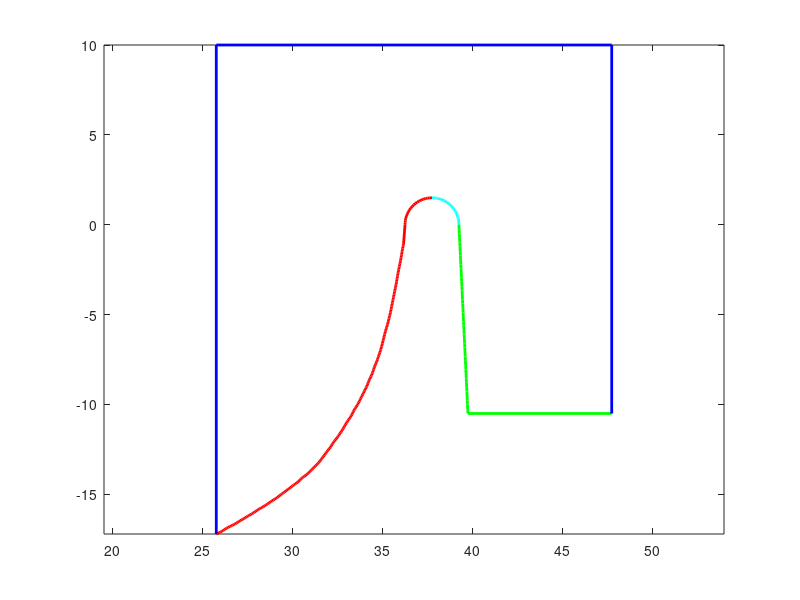
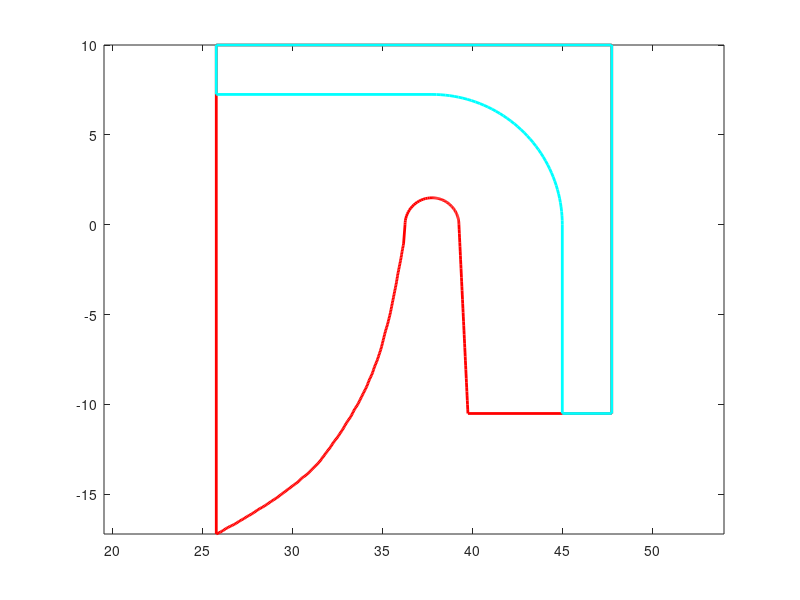

Write MATLAB code to recreate these figures, in order. (Note: this script raises an error after producing the figures.)
clear all
close all
clc

num_reps = 12;
gap_size = 3.6;
resolution = 0.25;
clearance = 0.25;
mug_inner_radius = 51/2;
mug_rim_radius = 75.5/2;
mug_rim_minor_radius = 1.5;
cutout_radius = 7.25;
outer_descent = 10.5;
outer_radius_increase = 0.5;

polygon = csvread('border_subregion.csv');
polygon(:,2) = 500-polygon(:,2); % compensate for the original being in image coords

polygon = flipud(polygon); % reverse the order (makes it make more sense visually)

x_shift = mug_rim_radius - polygon(287,1) - 0.25;
polygon(:,1) = polygon(:,1) + x_shift;

y_shift = mug_rim_minor_radius - polygon(287,2);
polygon(:,2) = polygon(:,2) + y_shift;

n_divs = ceil((pi*mug_rim_minor_radius)/resolution);
n_divs2 = ceil((pi/2*cutout_radius)/resolution); % larger circle, but we need number of divs now
theta = linspace(pi,pi/2,n_divs + 1)';
theta2 = linspace(pi/2,0,n_divs2 + 1)';
theta = [theta; theta2(2:end)];

polygon = polygon(10:250,:); % Keep only the part of the polygon needed to join with the rim
polygon(1,1) = mug_inner_radius + clearance;

polygon = [polygon;...
mug_rim_radius + mug_rim_minor_radius * cos(theta) mug_rim_minor_radius * sin(theta)];

n_divs = ceil(sqrt(outer_descent^2+outer_radius_increase^2)/resolution);
y_values = linspace(0,-outer_descent,n_divs + 1)';
x_values = linspace(mug_rim_radius + mug_rim_minor_radius,...
                    mug_rim_radius + mug_rim_minor_radius + outer_radius_increase,n_divs + 1)';
x_values = x_values(2:end);
y_values = y_values(2:end);

polygon = [polygon;...
x_values y_values];

% Divide the polygon into pieces for this experiment
crit_pt = find(polygon(:,2)==max(polygon(:,2)),1,'first');
polygonA = polygon(1:crit_pt,:);
polygonB = polygon(crit_pt:crit_pt+numel(theta2)-1,:); % note that polygons A and B share a vertex (intentional)
polygonC = polygon(crit_pt+numel(theta2)-1:end,:); % note that polygons A and B share a vertex (intentional)

polygonC = [polygonC; mug_rim_radius+10 polygonC(end,2)];

polygonD = [polygonC(end,:);...
  polygonC(end,1) 10; ...
  polygonA(1,1) 10; ...
  polygonA(1,:) ...
  ];

plot(polygonA(:,1),polygonA(:,2), 'r-', 'linewidth', 2);
hold on
plot(polygonB(:,1),polygonB(:,2), 'c-', 'linewidth', 2);
plot(polygonC(:,1),polygonC(:,2), 'g-', 'linewidth', 2);
plot(polygonD(:,1),polygonD(:,2), 'b-', 'linewidth', 2);
axis equal

% Single combined polygon used for extrusion
polygon = [polygonA; polygonB(2:end,:); polygonC(2:end,:); polygonD(2:end,:)];
polygon = flipud(polygon);
polygon = [polygon; polygon(1,:)]; % repeat starting vertex for the surface generation below

% Alternative polygon (cross section when one of the spacers is present)
polygonBPrime = [mug_rim_radius + cutout_radius * cos(theta2) cutout_radius * sin(theta2)];
altPolygon = [...
mug_inner_radius + clearance cutout_radius; ...
mug_rim_radius cutout_radius; ...
polygonBPrime; ...
mug_rim_radius + cutout_radius -outer_descent; ...
mug_rim_radius + 10 -outer_descent; ...
mug_rim_radius + 10 10; ...
mug_inner_radius + clearance 10 ...
];

figure
plot([polygon(:,1); polygon(1,1)], [polygon(:,2); polygon(1,2)], 'r-', 'linewidth', 2);
hold on
plot([altPolygon(:,1); altPolygon(1,1)], [altPolygon(:,2); altPolygon(1,2)], 'c-', 'linewidth', 2);
axis equal

outerSurface = @(t, angle_param) [...
    polygon(t,1) .* cos(angle_param .* (pi/num_reps - asin(0.5 * gap_size ./ polygon(t,1)))) ...
    polygon(t,2) ...
    polygon(t,1) .* sin(angle_param .* (pi/num_reps - asin(0.5 * gap_size ./ polygon(t,1))))];

vertices = generate_cylindrical_surface(outerSurface, ...
  1, size(polygon,1), size(polygon,1)-1, -1, 1, 24);
% Orientation flip
temp = vertices(1:3:end,:);
vertices(1:3:end,:) = vertices(2:3:end,:);
vertices(2:3:end,:) = temp;
  
verticesA = vertices;

altPolygon = [altPolygon; altPolygon(1,:)]; % repeat starting vertex for the surface generation below

outerAltSurface = @(t, angle_param) [...
    altPolygon(t,1) .* cos(pi/num_reps + angle_param .* asin(0.5 * gap_size ./ altPolygon(t,1))) ...
    altPolygon(t,2) ...
    altPolygon(t,1) .* sin(pi/num_reps + angle_param .* asin(0.5 * gap_size ./ altPolygon(t,1)))];

theta_min = pi/num_reps - gap_size/(2*mug_rim_radius);
theta_max = pi/num_reps + gap_size/(2*mug_rim_radius);
vertices = generate_cylindrical_surface(outerAltSurface, ...
  1, size(altPolygon,1), size(altPolygon,1)-1, -1, 1, 12);
  
verticesB = vertices;

polygonsBAndBPrime = [polygonB polygonBPrime];
bToBPrimeSurface = @(t, theta) [...
    polygonsBAndBPrime(sub2ind(size(polygonsBAndBPrime),theta,2*t-1)) ...
    polygonsBAndBPrime(sub2ind(size(polygonsBAndBPrime),theta,2*t)) ...
    zeros(numel(theta),1)];
    
verticesFan1 = generate_quad_surface(bToBPrimeSurface, ...
  1, 2, 1, 1, size(polygonsBAndBPrime,1), size(polygonsBAndBPrime,1)-1);

polygonAExt = [polygonA; polygonA(end,1) cutout_radius];
fanSurface = @(t) [polygonAExt(t,:) zeros(numel(t),1)];
verticesFan2 = generate_fan(fanSurface, 1, size(polygonAExt,1), size(polygonAExt,1)-1, ...
  [polygonAExt(1,1) cutout_radius 0]);
  
verticesRemainingFill = [...
  mug_rim_radius + cutout_radius 0 0; ...
  mug_rim_radius + mug_rim_minor_radius + outer_radius_increase -outer_descent 0; ...
  mug_rim_radius + cutout_radius -outer_descent 0; ...
  mug_rim_radius + cutout_radius 0 0; ...
  mug_rim_radius + mug_rim_minor_radius 0 0; ...
  mug_rim_radius + mug_rim_minor_radius + outer_radius_increase -outer_descent 0; ...
  ];

% we must apply a custom rotation angle to each point that is dependent on x
% pi/num_reps - asin(0.5 * gap_size ./ verticesFan1(:,1))
% TODO: There is perhaps some way to vectorize this for-loop? Using tensor math, maybe?
verticesDivider = [verticesFan1; verticesFan2; verticesRemainingFill];
verticesDividerA = verticesDivider;
verticesDividerB = verticesDivider;
for i=1:size(verticesDivider,1)
  rotation_angle = pi/num_reps - asin(0.5 * gap_size ./ verticesDivider(i,1));
  rotation_matrix = [...
    cos(rotation_angle) 0 -sin(rotation_angle); ...
    0                   1 0; ...
    sin(rotation_angle) 0  cos(rotation_angle)];
    verticesDividerA(i,:) = verticesDivider(i,:) * rotation_matrix';
    verticesDividerB(i,:) = verticesDivider(i,:) * rotation_matrix;
endfor
verticesDividerB = orientation_flip(verticesDividerB);

vertices = [verticesA; verticesB; verticesDividerA; verticesDividerB];

fid = fopen('mug_rim_holder.stl','wt');
fprintf(fid, 'solid mug_rim_holder\n');
for i=0:num_reps-1
  theta_extra = 2*pi*i/num_reps;
  newVertices = vertices;
  rotation_matrix = [...
    cos(theta_extra) 0 -sin(theta_extra); ...
    0                1 0; ...
    sin(theta_extra) 0  cos(theta_extra)];
  newVertices = newVertices * rotation_matrix';
  for f = 1:(size(newVertices,1)/3)
    fprintf(fid, 'facet normal 0.0 0.0 1.0\n');
    fprintf(fid, '    outer loop\n');
    fprintf(fid, '        vertex %.3f %.3f %.3f\n', newVertices(3*f-2,:));
    fprintf(fid, '        vertex %.3f %.3f %.3f\n', newVertices(3*f-1,:));
    fprintf(fid, '        vertex %.3f %.3f %.3f\n', newVertices(3*f,:));
    fprintf(fid, '    endloop\n');
    fprintf(fid, 'endfacet\n');
  endfor
endfor
fprintf(fid, 'endsolid mug_rim_holder\n');
fclose(fid)



